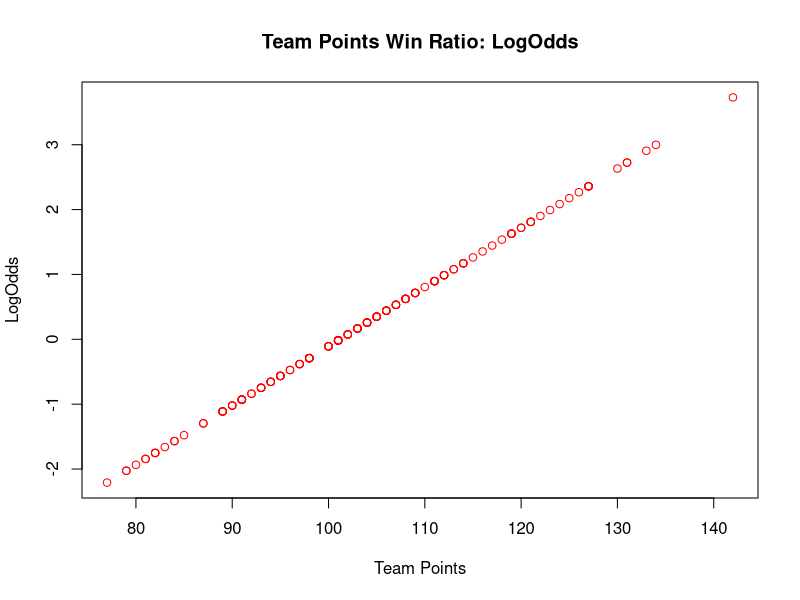
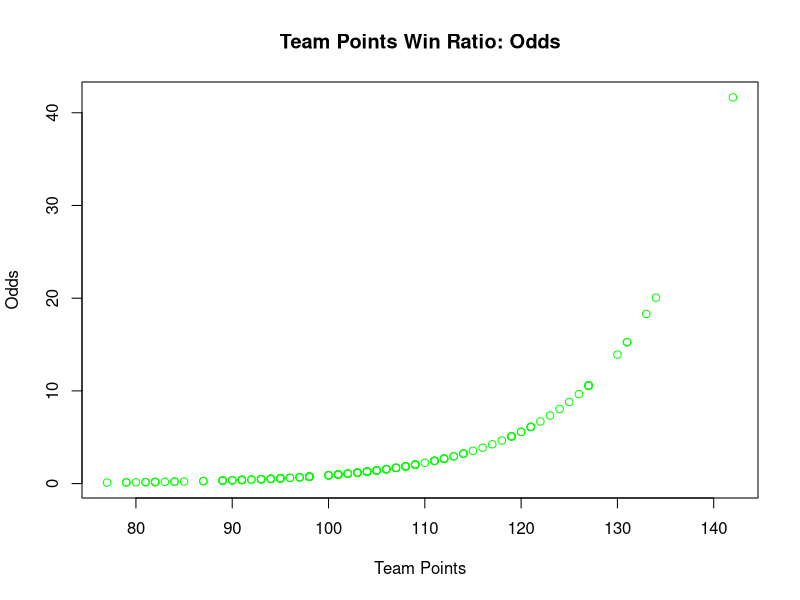
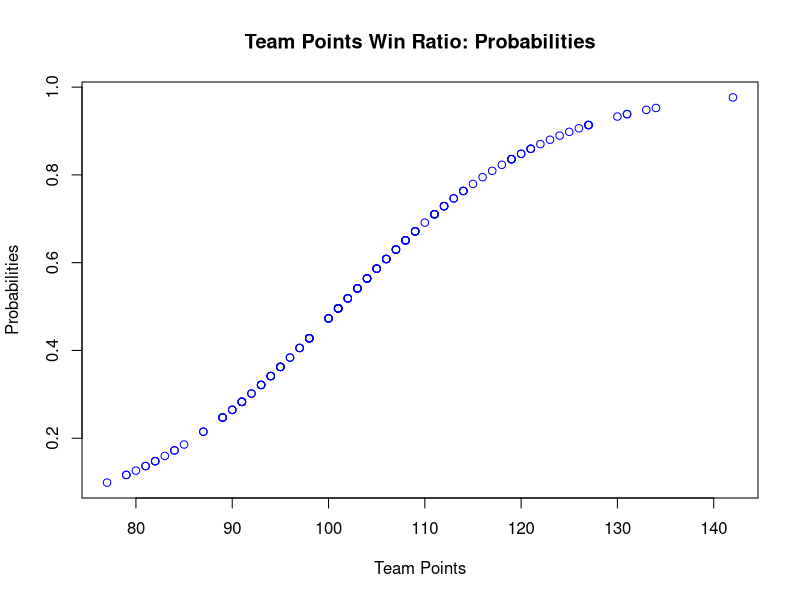
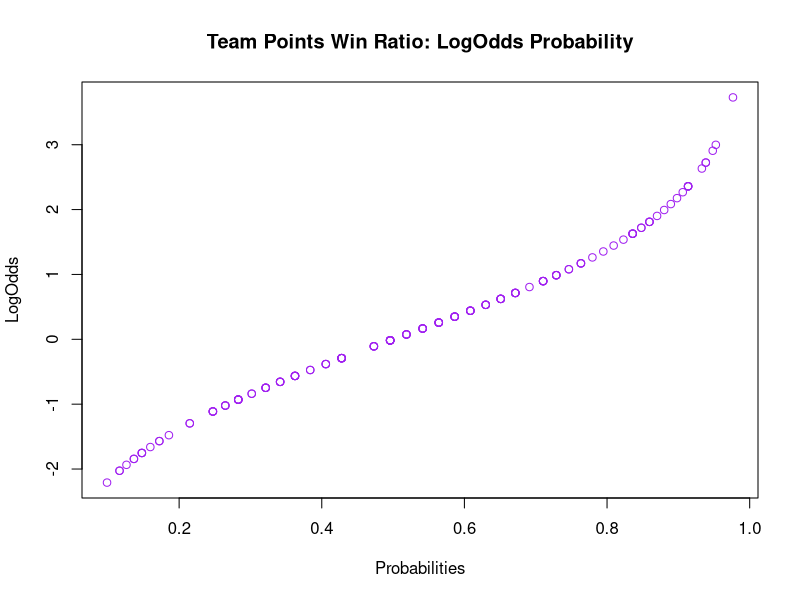

R code for these plots, in order:
# Load Data
data = read.delim("data/Basketball.txt", header = TRUE, sep = "\t", dec = ".")

## Logistic Regression of Basketball Team Points to Wins
# Build the logit glm
point_win = glm(Win ~ TeamPoints, data = data, family = binomial (link = 'logit'))
summary(point_win)

# Calculate LogOdds, Odds, and Probability Space arrays
point_win_logodds = point_win$coefficients[1]+point_win$coefficients[2]*data$TeamPoints
point_win_odds = exp(point_win_logodds)
point_win_probs = point_win_odds/(1+point_win_odds)

# Graph arrays
plot(data$TeamPoints, point_win_logodds, type = 'p', col = 'red', 
     main='Team Points Win Ratio: LogOdds', xlab='Team Points', ylab='LogOdds')
plot(data$TeamPoints, point_win_odds, type = 'p', col = 'green', 
     main='Team Points Win Ratio: Odds', xlab='Team Points', ylab='Odds')
plot(data$TeamPoints, point_win_probs, type = 'p', col = 'blue', 
     main='Team Points Win Ratio: Probabilities', xlab='Team Points', ylab='Probabilities')

## Team Points to Wins Regression Assessment and Analysis
# Deviance
point_win_deviance = with(point_win, pchisq(null.deviance - deviance, df.null - df.residual, lower.tail = FALSE))

# Hit Table
point_win_hit_table = table(data$Win, point_win$fitted.values > 0.5)
point_win_hit_table
sum(diag(point_win_hit_table)) / sum(point_win_hit_table)

# LogOdds Probability Ratio
plot(point_win_probs, point_win_logodds, type = 'p', col = 'purple',
     main = 'Team Points Win Ratio: LogOdds Probability', xlab = 'Probabilities', ylab = 'LogOdds')

# TODO change all plots to ggplot
# TODO add analysis summary